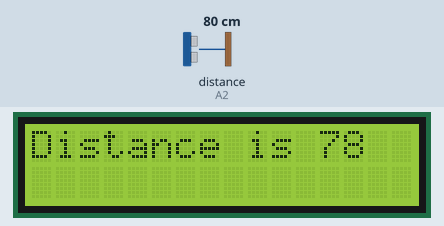
Bench run of a sketch on a simulated Arduino Uno, built with avr-gcc and run on an emulated ATmega328P. On the bench: 16×2 character LCD. Wiring (inferred from the names in the program): ultrasonic range finder: trigger A3; echo A2. Inputs (shaded band) come from the test bench; at power-on: distance to the obstacle (sensor on A2) 80 cm. The echo pulse lasts 58.3 µs per cm; what the sketch prints to the serial monitor is not drawn.

Above: at 2.3 s.
2.4 s: distance to the obstacle (sensor on A2) set to 299 cm
At 2.9 s:
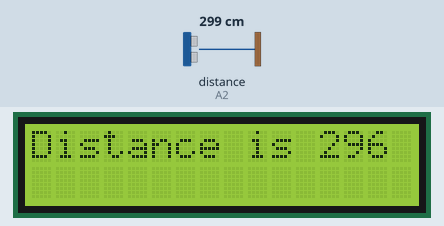
4.0 s: distance to the obstacle (sensor on A2) set to 2 cm
At 5.5 s:
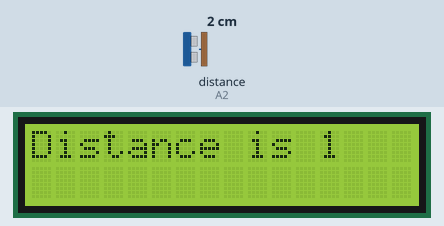
5.8 s: distance to the obstacle (sensor on A2) set to 4 cm
At 7.0 s:
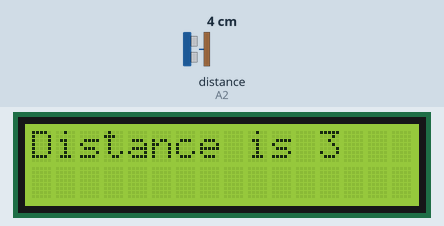
7.4 s: distance to the obstacle (sensor on A2) set to 120 cm
At 8.5 s:
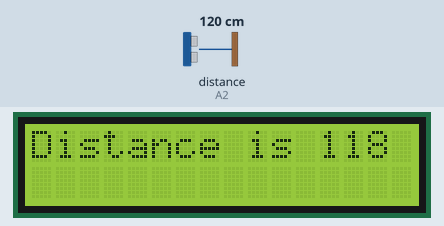
Timing chart, 0 to 10.1 s (numbered marks = the images above; inputs shaded):
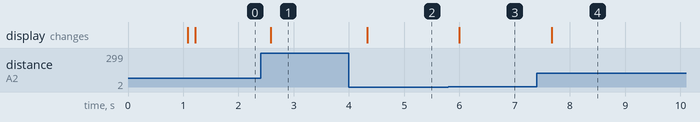

The sketch:

Ultrasonic_Sensor_Module_philippe.ino
```cpp
#include "SR04.h"
#include <stdio.h>
#include <Wire.h>
#include <LiquidCrystal_PCF8574.h>

#define TRIG_PIN A3
#define ECHO_PIN A2
LiquidCrystal_PCF8574 lcd(0x27);  // set the LCD address to 0x27 for a 16 chars and 2 line display


SR04 sr04 = SR04(ECHO_PIN, TRIG_PIN);
long a;
char b[16];
int error;

void setup() {
  Serial.begin(9600);
  Wire.begin();
  Wire.beginTransmission(0x27);
  error = Wire.endTransmission();

  delay(1000);

  lcd.begin(16, 2); // initialize the lcd

  lcd.setBacklight(01);
  lcd.home(); lcd.clear();

  lcd.print("Distance is ");
  delay(100);
}


void loop() {
  a = sr04.Distance();
  Serial.print(a);
  Serial.println("cm");
  //lcd.home();
  //lcd.clear();
  //sprintf(b,"distance is %d", a);
  lcd.setCursor(12,0);
  lcd.print(a);
  lcd.print("      ");
  delay(300);
}
```

Measured:
- after the input at 2.4 s, the display: changes after 0.19 s (image 1)
- after the input at 4.0 s, the display: changes after 0.33 s (image 2)
- after the input at 5.8 s, the display: changes after 0.20 s (image 3)
- after the input at 7.4 s, the display: changes after 0.27 s (image 4)
